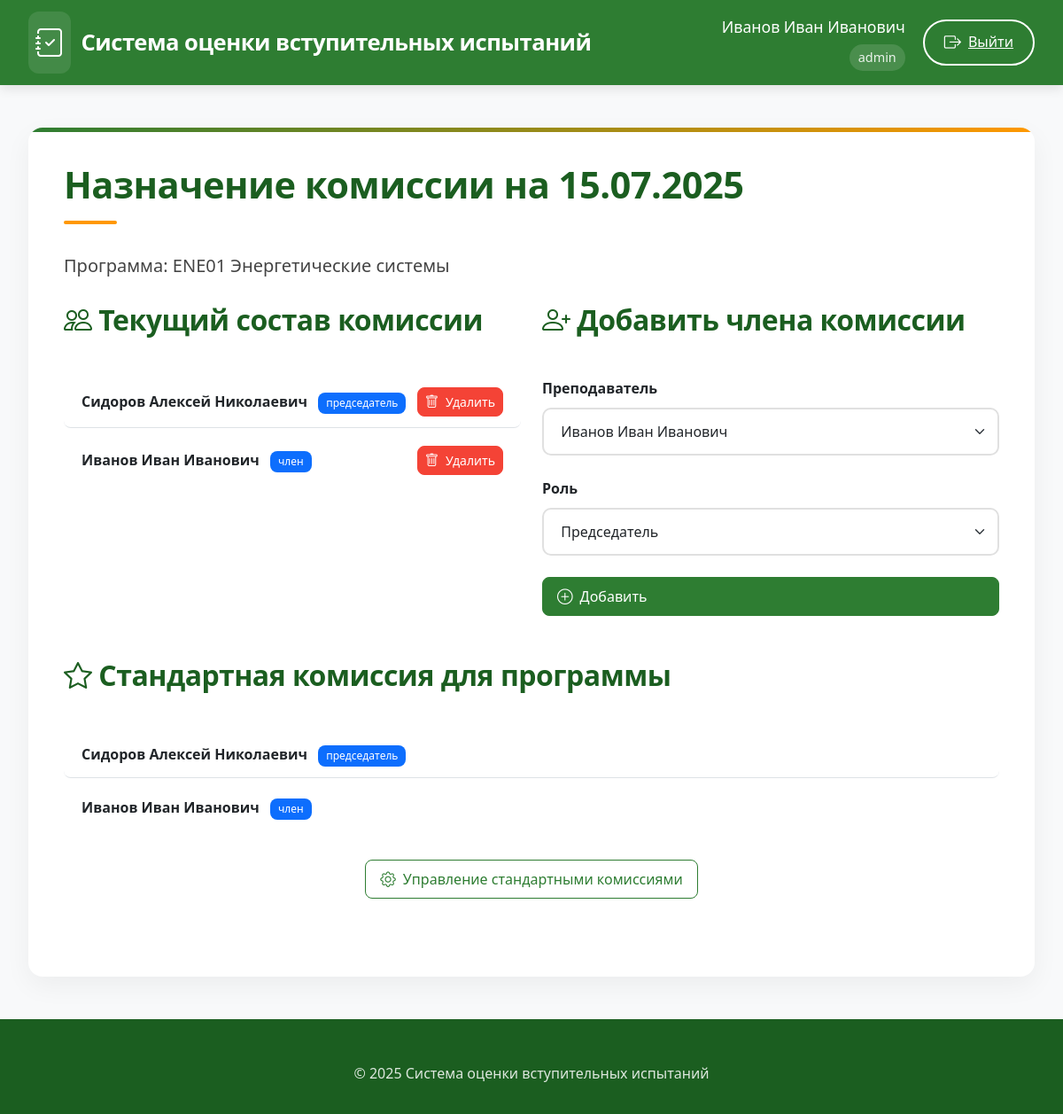
Page /assign_commission/1 (signed in) on the earlier database version.
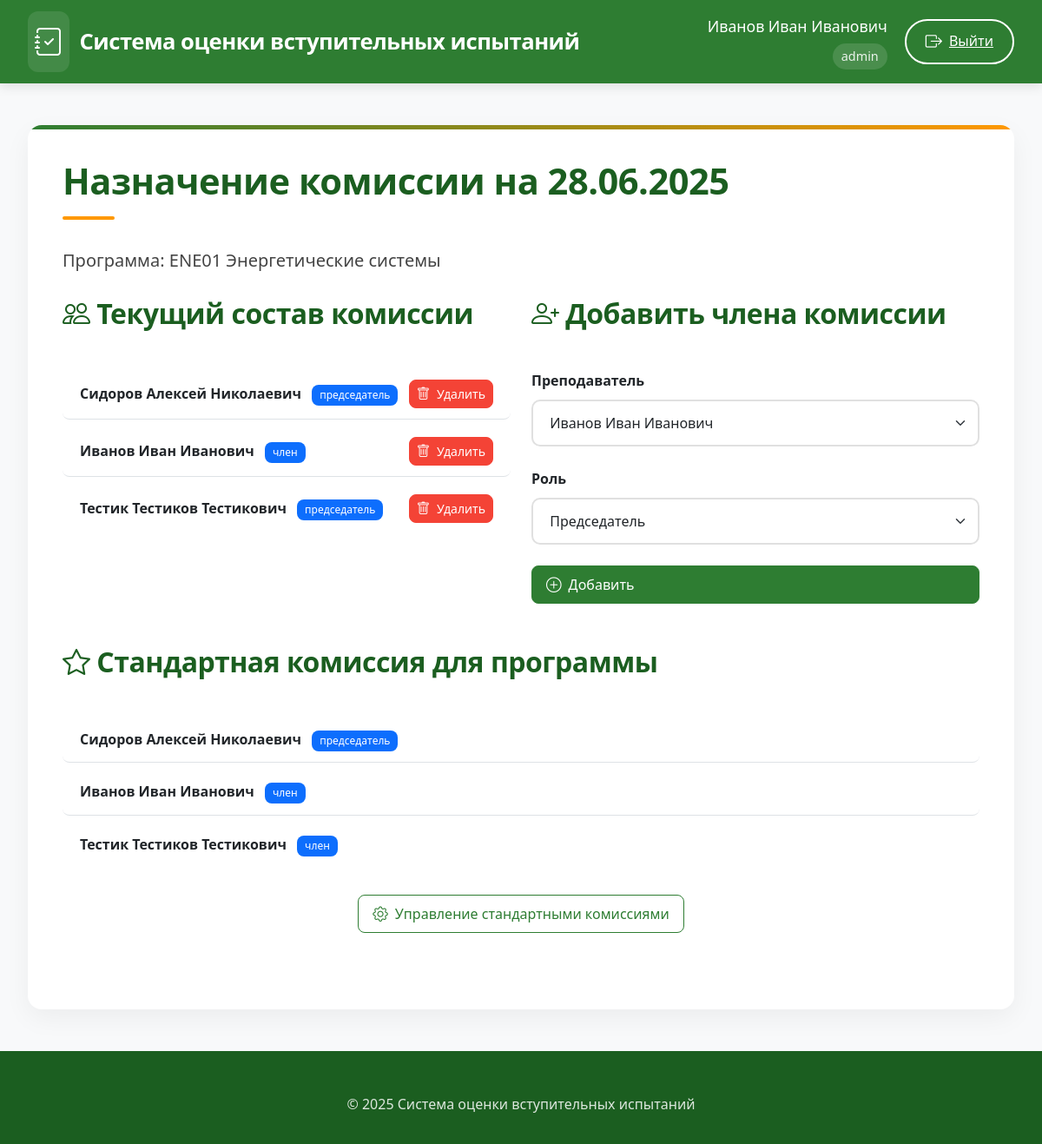
Same page on the later database version.
### app/models.py (models this page shows)
class ExamDate(db.Model):
    id = db.Column(db.Integer, primary_key=True)
    date = db.Column(db.DateTime, nullable=False)
    program_id = db.Column(db.Integer, db.ForeignKey('program.id'), nullable=False)
    commission = db.relationship('CommissionMember', backref='exam_date', lazy=True, cascade='all, delete-orphan')
    applicants = db.relationship('Applicant', backref='exam_date', lazy=True)

class CommissionMember(db.Model):
    id = db.Column(db.Integer, primary_key=True)
    exam_date_id = db.Column(db.Integer, db.ForeignKey('exam_date.id'), nullable=False)
    user_id = db.Column(db.Integer, db.ForeignKey('user.id'), nullable=False)
    role = db.Column(db.String(50), nullable=False)  # 'председатель', 'заместитель', 'член'
    user = db.relationship('User', back_populates='commission_members')

class User(UserMixin, db.Model):
    id = db.Column(db.Integer, primary_key=True)
    username = db.Column(db.String(80), unique=True, nullable=False)
    password = db.Column(db.String(120), nullable=False)
    full_name = db.Column(db.String(100), nullable=False)
    position = db.Column(db.String(100), nullable=False)
    role = db.Column(db.String(20), nullable=False)  # 'admin', 'secretary', 'commission'
    school_id = db.Column(db.Integer, db.ForeignKey('engineering_school.id'))
    commission_members = db.relationship('CommissionMember', back_populates='user', cascade='all, delete-orphan')
    standard_commissions = db.relationship('StandardCommission', back_populates='user', cascade='all, delete-orphan')

class StandardCommission(db.Model):
    id = db.Column(db.Integer, primary_key=True)
    program_id = db.Column(db.Integer, db.ForeignKey('program.id'), nullable=False)
    user_id = db.Column(db.Integer, db.ForeignKey('user.id'), nullable=False)
    role = db.Column(db.String(50), nullable=False)  # 'председатель', 'заместитель', 'член'
    user = db.relationship('User', back_populates='standard_commissions')

### app/routes.py (the view, shortened to what this page needs)
@routes.route('/assign_commission/<int:exam_date_id>', methods=['GET', 'POST'])
@login_required
def assign_commission(exam_date_id):
    if current_user.role not in ['admin', 'secretary']:
        abort(403)
    exam_date = ExamDate.query.get_or_404(exam_date_id)
    form = AssignCommissionForm()
    return render_template('assign_commission.html', form=form, exam_date=exam_date)

### app/forms.py
class AssignCommissionForm(FlaskForm):
    user_id = SelectField('Член комиссии', coerce=int, validators=[DataRequired()])
    role = SelectField('Должность', choices=[
        ('председатель', 'Председатель'),
        ('заместитель', 'Заместитель председателя'),
        ('член', 'Член комиссии')
    ], validators=[DataRequired()])
    submit = SubmitField('Добавить')
    def __init__(self, *args, **kwargs):
        super(AssignCommissionForm, self).__init__(*args, **kwargs)
        self.user_id.choices = [(u.id, u.full_name) for u in User.query.filter(User.role.in_(['commission', 'secretary', 'admin'])).all()]

### app/templates/assign_commission.html (shortened to what this page needs)
{% extends "base.html" %}
{% block content %}
<div class="spacer-lg">
    <h1>Назначение комиссии на {{ exam_date.date.strftime('%d.%m.%Y') }}</h1>
    <p class="lead">Программа: <strong>{{ exam_date.program.code }} {{ exam_date.program.name }}</strong></p>
    <div class="row spacer-lg">
        <div class="col-lg-6">
            <div class="card-elegant spacer-md">
                <div class="card-header-elegant">
                    <h2><i class="bi bi-people"></i> Текущий состав комиссии</h2>
                </div>
                <div class="card-body">
                    {% if exam_date.commission %}
                    <ul class="list-group list-group-flush">
                        {% for member in exam_date.commission %}
                        <li class="list-group-item d-flex justify-content-between align-items-center">
                            <div>
                                <span class="fw-bold">{{ member.user.full_name }}</span>
                                <span class="badge bg-primary ms-2">{{ member.role }}</span>
                            </div>
                            <form action="{{ url_for('routes.delete_commission_member', member_id=member.id) }}" method="POST">
                                <button type="submit" class="btn btn-danger-elegant btn-sm">
                                    <i class="bi bi-trash"></i> Удалить
                                </button>
                            </form>
                        </li>
                        {% endfor %}
                    </ul>
                    {% else %}
                    <div class="alert alert-light text-center">
                        <i class="bi bi-info-circle"></i> Комиссия не назначена
                    </div>
                    {% endif %}
                </div>
            </div>
        </div>
        <div class="col-lg-6">
            <div class="card-elegant">
                <div class="card-header-elegant">
                    <h2><i class="bi bi-person-plus"></i> Добавить члена комиссии</h2>
                </div>
                <div class="card-body">
                    <form method="POST">
                        <div class="mb-4">
                            <label class="form-label fw-bold">Преподаватель</label>
                            {{ form.user_id(class="form-control-elegant form-select") }}
                        </div>
                        <div class="mb-4">
                            <label class="form-label fw-bold">Роль</label>
                            {{ form.role(class="form-control-elegant form-select") }}
                        </div>
                        <button type="submit" class="btn btn-primary-elegant w-100">
                            <i class="bi bi-plus-circle"></i> Добавить
                        </button>
                    </form>
                </div>
            </div>
        </div>
    </div>
    <div class="card-elegant mt-5">
        <div class="card-header-elegant">
            <h2><i class="bi bi-star"></i> Стандартная комиссия для программы</h2>
        </div>
        <div class="card-body">
            {% if exam_date.program.standard_commission %}
            <ul class="list-group list-group-flush">
                {% for member in exam_date.program.standard_commission %}
                <li class="list-group-item">
                    <span class="fw-bold">{{ member.user.full_name }}</span>
                    <span class="badge bg-primary ms-2">{{ member.role }}</span>
                </li>
                {% endfor %}
            </ul>
            {% else %}
            <div class="alert alert-light text-center">
                <i class="bi bi-info-circle"></i> Стандартная комиссия не настроена
            </div>
            {% endif %}
            <div class="mt-4 text-center">
                <a href="{{ url_for('routes.standard_commission') }}" class="btn btn-outline-elegant">
                    <i class="bi bi-gear"></i> Управление стандартными комиссиями
                </a>
            </div>
        </div>
    </div>
</div>
{% endblock %}

Differences in the rows shown:
changed ExamDate: date "15.07.2025" → "28.06.2025"
added CommissionMember: user.full_name "Тестик Тестиков Тестикович", role "председатель"
added StandardCommission: user.full_name "Тестик Тестиков Тестикович", role "член"
